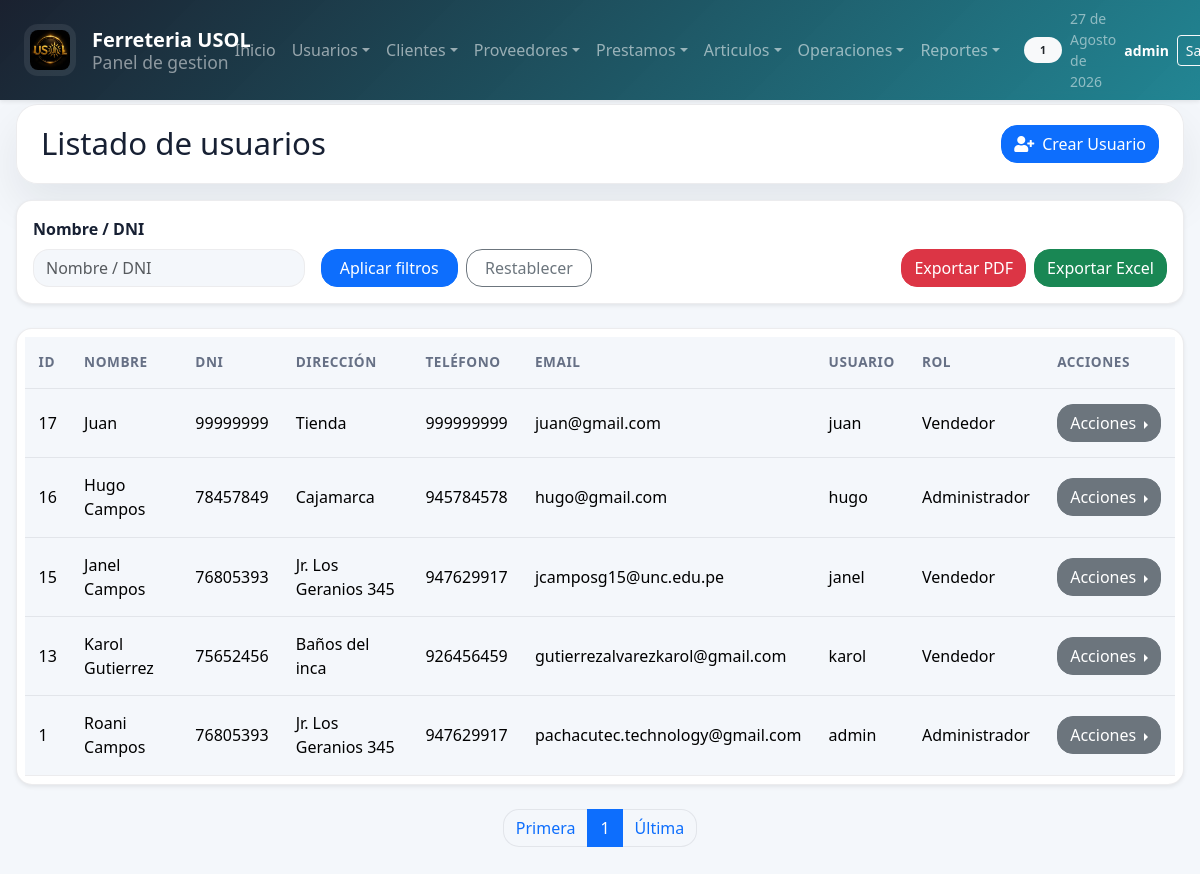
Page /sistema/usuarios/lista_usuarios.php (signed in) on the committed database.
### tables this page shows
CREATE TABLE `empleados` (
  `IdEmpleado` int(11) NOT NULL AUTO_INCREMENT,
  `Nombre` varchar(50) NOT NULL,
  `Dni` int(11) NOT NULL,
  `Direccion` varchar(50) NOT NULL,
  `Telefono` int(11) NOT NULL,
  `Email` varchar(50) NOT NULL,
  `Usuario` varchar(20) NOT NULL,
  `Clave` varchar(300) NOT NULL,
  `Rol` int(11) NOT NULL,
  PRIMARY KEY (`IdEmpleado`),
  KEY `Rol` (`Rol`)
);

CREATE TABLE `rol` (
  `IdRol` int(11) NOT NULL AUTO_INCREMENT,
  `rol` varchar(50) NOT NULL,
  PRIMARY KEY (`IdRol`)
);

### sistema/usuarios/lista_usuarios.php (the view, shortened to what this page needs)
<?php
    include "../../conexion.php";
    include "../includes/paginador.php";
    $results_per_page = 10;
    $current_page = isset($_GET['page']) ? intval($_GET['page']) : 1;
    $consulta = "
        SELECT u.IdEmpleado, u.Nombre, u.Dni, u.Direccion, u.Telefono, u.Email, u.Usuario, u.Rol ,r.rol
        FROM empleados u
        INNER JOIN rol r ON u.Rol = r.IdRol
        ORDER BY u.IdEmpleado DESC
    ";
    $where = "
        empleados u
        INNER JOIN rol r ON u.rol = r.IdRol
        ORDER BY u.IdEmpleado DESC
    ";
    list($result, $total_records) = getPaginatedDataArticulos($conexionDB, $consulta, $where, $current_page, $results_per_page);
    $row = $result->num_rows;
?>
<!DOCTYPE html>
<html lang="es">
<head>
	<?php include "../includes/scripts_2.php"; ?>
</head>
<body>
    <?php include "../includes/header_2.php"; ?>
	<section id="container">
        <div class="title_container">
            <h1>Listado de usuarios</h1>
            <a href="registro_usuario.php" class="btn_new"><i class="fas fa-user-plus"></i> Crear Usuario</a>
        </div>
        <div class="header_container">
            <div class="row g-3 align-items-end">
                <div class="col-12 col-md-4 col-lg-3">
                    <label for="busqueda" class="form-label"> Nombre / DNI </label>
                    <input class="form-control filtrosBusqueda" type="text" name="busqueda" id="busqueda" placeholder="Nombre / DNI">
                </div>
                <div class="col-12 col-md-4 col-lg-3">
                    <div class="d-flex gap-2">
                        <button type="button" class="btn btn-primary flex-grow-1" onclick="buscarUsuario()">Aplicar filtros</button>
                        <a href="lista_usuarios.php" class="btn btn-outline-secondary flex-grow-1">Restablecer</a>
                    </div>
                </div>
                <div class="col-12 col-md-4 col-lg-4 ms-lg-auto">
                    <div class="d-flex gap-2 justify-content-md-end">
                        <button type="button" class="btn btn-danger" onclick="exportarUsuariosPDF()">Exportar PDF</button>
                        <button type="button" class="btn btn-success" onclick="exportarUsuariosEXCEL()">Exportar Excel</button>
                    </div>
                </div>
            </div>
        </div>
        <div class="containerTable">
            <table id="tablaUsuarios">
                <thead>
                    <tr>
                        <th>ID</th>
                        <th>Nombre</th>
                        <th>Dni</th>
                        <th>Dirección</th>
                        <th>Teléfono</th>
                        <th>Email</th>
                        <th>Usuario</th>
                        <th>Rol</th>
                        <th>Acciones</th>
                    </tr>
                </thead>
                <body>
                    <?php
                        if($row > 0){
                            while ($data = $result->fetch_assoc()){
                            ?>
                                <tr>
                                    <td><?php echo $data["IdEmpleado"]; ?></td>
                                    <td><?php echo $data["Nombre"]; ?></td>
                                    <td><?php echo $data["Dni"]; ?></td>
                                    <td><?php echo $data["Direccion"]; ?></td>
                                    <td><?php echo $data["Telefono"]; ?></td>
                                    <td><?php echo $data["Email"]; ?></td>
                                    <td><?php echo $data["Usuario"]; ?></td>
                                    <td><?php echo $data["rol"]; ?></td>
                                    <td>
                                        <div class="btn-group dropend">
                                            <button class="btn btn-secondary dropdown-toggle" type="button" data-bs-toggle="dropdown" aria-expanded="false">
                                                Acciones
                                            </button>
                                        </div>
                                    </td>
                                </tr>
                    <?php
                            }
                        }
                    ?>
                </body>
            </table>
        </div>
	</section>
</body>
</html>

### sistema/css/style.css (style rules this page uses)
:root, [data-bs-theme=light] { --bs-primary: #0f7b8a; --bs-primary-rgb: 15, 123, 138; --bs-secondary: #475467; --bs-secondary-rgb: 71, 84, 103; --bs-success: #15803d; --bs-info: #0ea5e9; --bs-warning: #d97706; --bs-danger: #dc2626; --bs-dark: #111827; --bs-body-bg: #f4f7fb; --bs-body-color: #172033; --bs-border-color: rgba(15, 23, 42, 0.08); --bs-border-radius: 1rem; --bs-border-radius-lg: 1.35rem; --bs-box-shadow: 0 20px 45px rgba(15, 23, 42, 0.08); --app-surface: rgba(255, 255, 255, 0.96); --app-muted: #667085; }
* { box-sizing: border-box; }
html { scroll-behavior: smooth; }
body { min-height: 100vh; background: var(--bs-body-bg); color: var(--bs-body-color); font-family: "Segoe UI", Tahoma, Geneva, Verdana, sans-serif; }
a { text-decoration: none; }
#container { padding: 6.5rem 1rem 2rem; }
.title_container, .header_container, .info_caja, .chart-container, .divInfoSistema, .containerDataUser, .containerDataEmpresa, .data_delete { background: var(--app-surface); border: 1px solid var(--bs-border-color); border-radius: var(--bs-border-radius-lg); box-shadow: var(--bs-box-shadow); }
.title_container { padding: 1.25rem 1.5rem; margin-bottom: 1rem; }
.title_container h1, #container > h1 { margin: 0; font-size: clamp(1.5rem, 1.2rem + 1vw, 2.2rem); }
.header_container { padding: 1.25rem; }
.containerTable { margin-bottom: 1.5rem; }
.containerTable table { min-width: 780px; }
.table > :not(caption) > * > * { padding: 0.95rem 0.85rem; }
.table thead th { color: var(--app-muted); font-size: 0.85rem; font-weight: 700; text-transform: uppercase; letter-spacing: 0.04em; }
.btn_new, .btn_pdf, .btn_excel, .btn_save, .btn_save_1, .link_delete_1 { display: inline-flex; align-items: center; justify-content: center; gap: 0.5rem; }

### rows in the picture
empleados: IdEmpleado "17", Nombre "Juan", Dni "99999999", Direccion "Tienda", Telefono "999999999", Email "juan@gmail.com", Usuario "juan", rol.rol "Vendedor"
empleados: IdEmpleado "16", Nombre "Hugo Campos", Dni "78457849", Direccion "Cajamarca", Telefono "945784578", Email "hugo@gmail.com", Usuario "hugo", rol.rol "Administrador"
empleados: IdEmpleado "15", Nombre "Janel Campos", Dni "76805393", Direccion "Jr. Los Geranios 345", Telefono "947629917", Email "jcamposg15@unc.edu.pe", Usuario "janel", rol.rol "Vendedor"
empleados: IdEmpleado "13", Nombre "Karol Gutierrez", Dni "75652456", Direccion "Baños del inca", Telefono "926456459", Email "gutierrezalvarezkarol@gmail.com", Usuario "karol", rol.rol "Vendedor"
empleados: IdEmpleado "1", Nombre "Roani Campos", Dni "76805393", Direccion "Jr. Los Geranios 345", Telefono "947629917", Email "pachacutec.technology@gmail.com", Usuario "admin", rol.rol "Administrador"

### other values in the picture
$_SESSION['rol_name'] "1"
fechaC() "27 de Agosto de 2026"
$_SESSION['user'] "admin"
